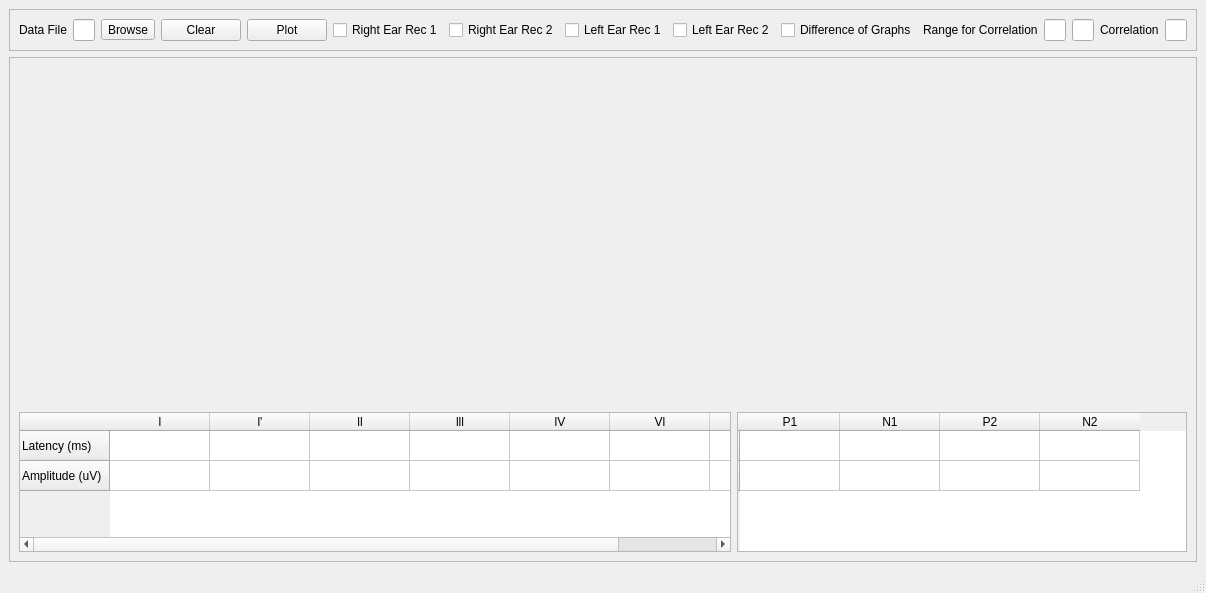
<?xml version="1.0" encoding="UTF-8"?>
<ui version="4.0">
 <class>MainWindow</class>
 <widget class="QMainWindow" name="MainWindow">
  <property name="geometry">
   <rect>
    <x>0</x>
    <y>0</y>
    <width>992</width>
    <height>593</height>
   </rect>
  </property>
  <property name="windowTitle">
   <string>ABR Simulation</string>
  </property>
  <widget class="QWidget" name="centralwidget">
   <layout class="QGridLayout" name="gridLayout_5">
    <item row="0" column="0">
     <widget class="QFrame" name="frame">
      <property name="frameShape">
       <enum>QFrame::StyledPanel</enum>
      </property>
      <property name="frameShadow">
       <enum>QFrame::Raised</enum>
      </property>
      <layout class="QGridLayout" name="gridLayout">
       <item row="0" column="0">
        <widget class="QLabel" name="Data_File_Label">
         <property name="text">
          <string>Data File</string>
         </property>
        </widget>
       </item>
       <item row="0" column="7">
        <widget class="QCheckBox" name="Left_Ear_Rec_1">
         <property name="text">
          <string>Left Ear Rec 1</string>
         </property>
        </widget>
       </item>
       <item row="0" column="4">
        <widget class="QPushButton" name="Plot">
         <property name="text">
          <string>Plot</string>
         </property>
        </widget>
       </item>
       <item row="0" column="1">
        <widget class="QLineEdit" name="Data_File_lineEdit"/>
       </item>
       <item row="0" column="8">
        <widget class="QCheckBox" name="Left_Ear_Rec_2">
         <property name="text">
          <string>Left Ear Rec 2</string>
         </property>
        </widget>
       </item>
       <item row="0" column="11">
        <widget class="QLineEdit" name="lineEdit_2"/>
       </item>
       <item row="0" column="9">
        <widget class="QCheckBox" name="Diff_Checkbox">
         <property name="text">
          <string>Difference of Graphs</string>
         </property>
        </widget>
       </item>
       <item row="0" column="15">
        <spacer name="horizontalSpacer_3">
         <property name="orientation">
          <enum>Qt::Horizontal</enum>
         </property>
         <property name="sizeHint" stdset="0">
          <size>
           <width>229</width>
           <height>20</height>
          </size>
         </property>
        </spacer>
       </item>
       <item row="0" column="10">
        <widget class="QLabel" name="label_2">
         <property name="text">
          <string>Range for Correlation</string>
         </property>
        </widget>
       </item>
       <item row="0" column="12">
        <widget class="QLineEdit" name="lineEdit_3"/>
       </item>
       <item row="0" column="5">
        <widget class="QCheckBox" name="Right_Ear_Rec_1">
         <property name="text">
          <string>Right Ear Rec 1</string>
         </property>
        </widget>
       </item>
       <item row="0" column="3">
        <widget class="QPushButton" name="Clear_PushButton">
         <property name="text">
          <string>Clear</string>
         </property>
        </widget>
       </item>
       <item row="0" column="2">
        <widget class="QToolButton" name="Browse_path_Button">
         <property name="text">
          <string>Browse</string>
         </property>
        </widget>
       </item>
       <item row="0" column="6">
        <widget class="QCheckBox" name="Right_Ear_Rec_2">
         <property name="text">
          <string>Right Ear Rec 2</string>
         </property>
        </widget>
       </item>
       <item row="0" column="13">
        <widget class="QLabel" name="label">
         <property name="maximumSize">
          <size>
           <width>70</width>
           <height>80</height>
          </size>
         </property>
         <property name="text">
          <string>Correlation</string>
         </property>
        </widget>
       </item>
       <item row="0" column="14">
        <widget class="QLineEdit" name="lineEdit">
         <property name="maximumSize">
          <size>
           <width>100</width>
           <height>16777215</height>
          </size>
         </property>
        </widget>
       </item>
      </layout>
     </widget>
    </item>
    <item row="1" column="0">
     <widget class="QFrame" name="frame_2">
      <property name="sizePolicy">
       <sizepolicy hsizetype="Preferred" vsizetype="Preferred">
        <horstretch>0</horstretch>
        <verstretch>0</verstretch>
       </sizepolicy>
      </property>
      <property name="frameShape">
       <enum>QFrame::StyledPanel</enum>
      </property>
      <property name="frameShadow">
       <enum>QFrame::Raised</enum>
      </property>
      <layout class="QGridLayout" name="gridLayout_2">
       <item row="0" column="0" colspan="2">
        <widget class="GraphicsLayoutWidget" name="graphicsView" native="true">
         <property name="sizePolicy">
          <sizepolicy hsizetype="Preferred" vsizetype="Preferred">
           <horstretch>2</horstretch>
           <verstretch>1</verstretch>
          </sizepolicy>
         </property>
         <property name="font">
          <font>
           <weight>75</weight>
           <bold>true</bold>
          </font>
         </property>
        </widget>
       </item>
       <item row="1" column="0">
        <widget class="QTableWidget" name="First_table">
         <property name="maximumSize">
          <size>
           <width>850</width>
           <height>140</height>
          </size>
         </property>
         <property name="gridStyle">
          <enum>Qt::SolidLine</enum>
         </property>
         <row>
          <property name="text">
           <string>Latency (ms)</string>
          </property>
         </row>
         <row>
          <property name="text">
           <string>Amplitude (uV)</string>
          </property>
         </row>
         <column>
          <property name="text">
           <string>l</string>
          </property>
         </column>
         <column>
          <property name="text">
           <string>l'</string>
          </property>
         </column>
         <column>
          <property name="text">
           <string>ll</string>
          </property>
         </column>
         <column>
          <property name="text">
           <string>lll</string>
          </property>
         </column>
         <column>
          <property name="text">
           <string>lV</string>
          </property>
         </column>
         <column>
          <property name="text">
           <string>Vl</string>
          </property>
         </column>
         <column>
          <property name="text">
           <string>V'</string>
          </property>
         </column>
        </widget>
       </item>
       <item row="1" column="1">
        <widget class="QTableWidget" name="PN_table">
         <property name="enabled">
          <bool>true</bool>
         </property>
         <property name="maximumSize">
          <size>
           <width>450</width>
           <height>140</height>
          </size>
         </property>
         <row>
          <property name="text">
           <string/>
          </property>
         </row>
         <row>
          <property name="text">
           <string/>
          </property>
         </row>
         <column>
          <property name="text">
           <string>P1</string>
          </property>
         </column>
         <column>
          <property name="text">
           <string>N1</string>
          </property>
         </column>
         <column>
          <property name="text">
           <string>P2</string>
          </property>
         </column>
         <column>
          <property name="text">
           <string>N2</string>
          </property>
         </column>
        </widget>
       </item>
      </layout>
     </widget>
    </item>
   </layout>
  </widget>
  <widget class="QMenuBar" name="menubar">
   <property name="geometry">
    <rect>
     <x>0</x>
     <y>0</y>
     <width>992</width>
     <height>21</height>
    </rect>
   </property>
  </widget>
  <widget class="QStatusBar" name="statusbar"/>
 </widget>
 <customwidgets>
  <customwidget>
   <class>GraphicsLayoutWidget</class>
   <extends>QWidget</extends>
   <header location="global">pyqtgraph</header>
   <container>1</container>
  </customwidget>
 </customwidgets>
 <resources/>
 <connections/>
</ui>
